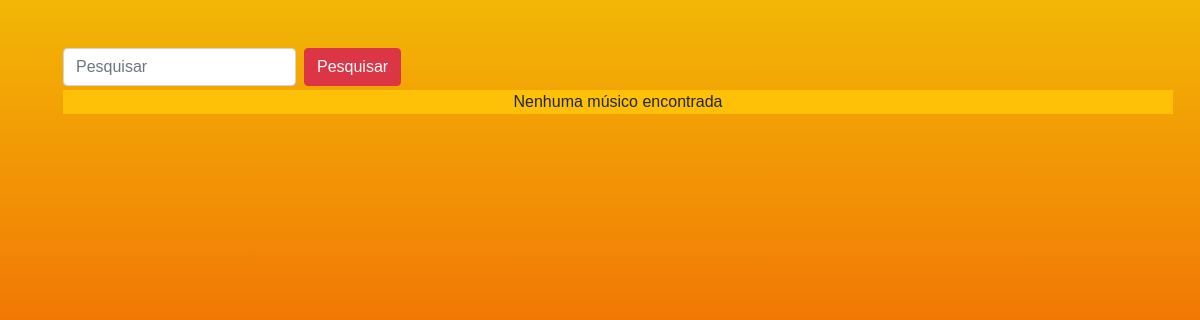
/login/pesquisa.php?buscar=jospRock, run on an earlier commit of the app's database.
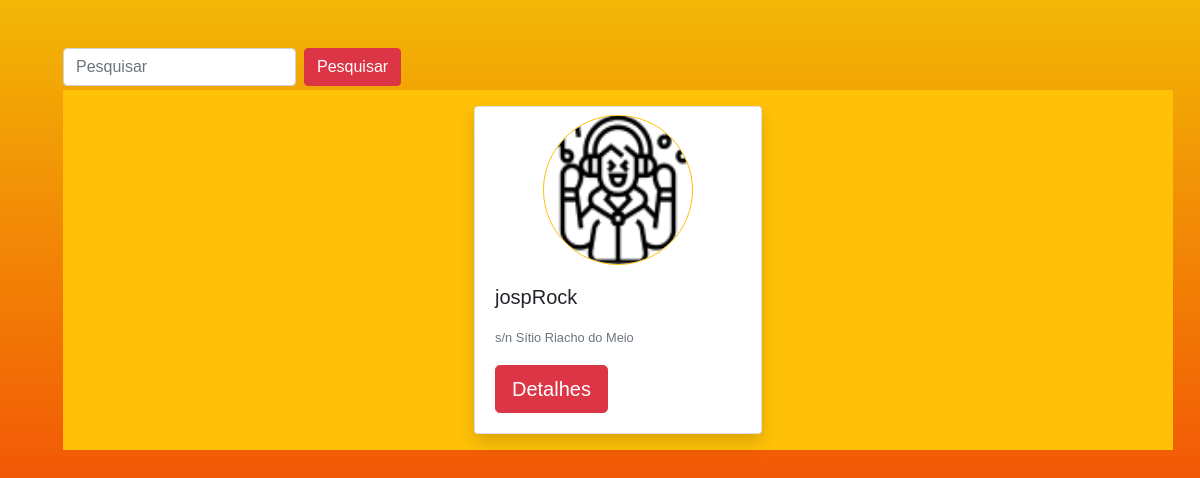
And on a later commit of the database.
### tables this page shows
CREATE TABLE `user_musico` (
  `cpf_cnpj` bigint NOT NULL,
  `nome_fantasia` varchar(50) NOT NULL,
  `email` varchar(35) NOT NULL,
  `endereco` varchar(100) NOT NULL,
  `telefone` varchar(20) NOT NULL,
  `genero_musical` varchar(35) NOT NULL,
  `data_entrada` date NOT NULL,
  `cache_show` float NOT NULL,
  `ativo` ENUM('s','n'),
  `senha` varchar(500) NOT NULL,
  PRIMARY KEY (`cpf_cnpj`)
);

### login/pesquisa.php (the view, shortened to what this page needs)
<?php
include('./conexao.php');
if (isset($_GET['buscar'])) {
    $pesquisar = $_GET['buscar'];
    $sql_code = "SELECT cpf_cnpj, nome_fantasia, genero_musical, endereco FROM user_musico WHERE nome_fantasia LIKE '%$pesquisar%' AND ativo LIKE 's' LIMIT 5";
    $sql_query = $conexao->query($sql_code) or die("Falha na execução do código SQL: " . $conexao->error);
    $resultados = '';
    while ($musico = mysqli_fetch_array($sql_query)) {
        $cpf_cnpj =  $musico['cpf_cnpj'];
        $sql_code = "SELECT * FROM imagens_musico WHERE cpf_cnpj = '$cpf_cnpj'";
        $sql_queryImagens = $conexao->query($sql_code) or die("Falha na execução do código SQL: " . $conexao->error);
        $imagemDataBase = $sql_queryImagens->fetch_assoc();
        $imgUrl = "";
        if ($imagemDataBase)
            $imgUrl = "./imagens_bd/" . $imagemDataBase['iMg'];
        else
            $imgUrl = "../img/music 1.png";
        $resultados .= '
        <div class="card shadow m-3" style="width: 18rem;">
        <div style="margin: 0 auto;" class="mt-2">
                <img src="' . $imgUrl . '" height="150" width="150" class=" border border-warning rounded-circle" alt="...">
        </div>
        <div class="card-body">
          <h5 class="card-title">' . $musico['nome_fantasia'] . '</h5>
          <p class="card-text">' . $musico['genero_musical'] . '</p>
          <p class="card-text"><small class="text-muted">' . $musico['endereco'] . '</small></p>
          <a href="./perfilPublic.php?musico=' . $musico['cpf_cnpj'] . '"class="btn btn-danger btn-lg">Detalhes</a>
        </div>
      </div>
    ';
    }
    $resultados = strlen($resultados) ? $resultados : '<tr>
                                                       <td colspan="6" class="text-center">
                                                              Nenhuma músico encontrada
                                                       </td>
                                                    </tr>';
}
?>
<!DOCTYPE html>
<html lang="pt-br">
<head>
    <link rel="stylesheet" href="../bootstrap/dist/css/bootstrap.min.css">
    <link rel="stylesheet" href="../bootstrap/dist/css/bootstrap.css">
    <link rel="stylesheet" href="../css/style.css">
</head>
<body>
    <div class="container m-5 ">
        <form class="form-inline my-2 my-lg-0" method="POST">
            <input class="form-control mr-sm-2" type="search" name="pesquisa" placeholder="Pesquisar" aria-label="Pesquisar">
            <button class="btn btn-danger my-2 my-sm-0" type="submit">Pesquisar</button>
        </form>
        <div>
            <div class="d-flex flex-row justify-content-center flex-wrap mt-1 mb-5 bg-warning bg-gradient">
                <?= $resultados ?>
            </div>
        </div>
    </div>
</body>
</html>

### css/style.css (style rules this page uses)
* { box-sizing: border-box; }
body { margin: 0px; padding: 0; height: 100vh; display: grid; grid-template-rows: 120px, 1fr, 60px; grid-template-columns: 1fr; grid-template-areas: "menu" "conteudo" "artistas" "rodape"; font-family: 'Montserrat', sans-serif; overflow-y: scroll; }

### login/pesquisa.php (style rules this page uses)
body { background-image: linear-gradient(#F2B705, #F21905); background-repeat: no-repeat; background-attachment: fixed; background-size: cover; min-height: 100%; }

What changed in the data, as far as the page shows it:
now on this page (row edited): user_musico: nome_fantasia "jospRock", endereco "s/n Sítio Riacho do Meio"
Also different on the page:
text no longer shown: "Nenhuma músico encontrada"
